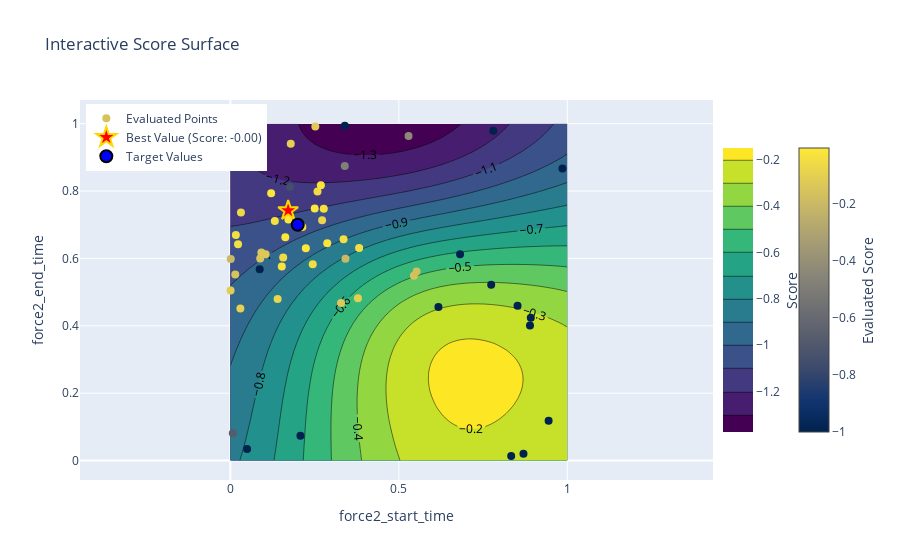
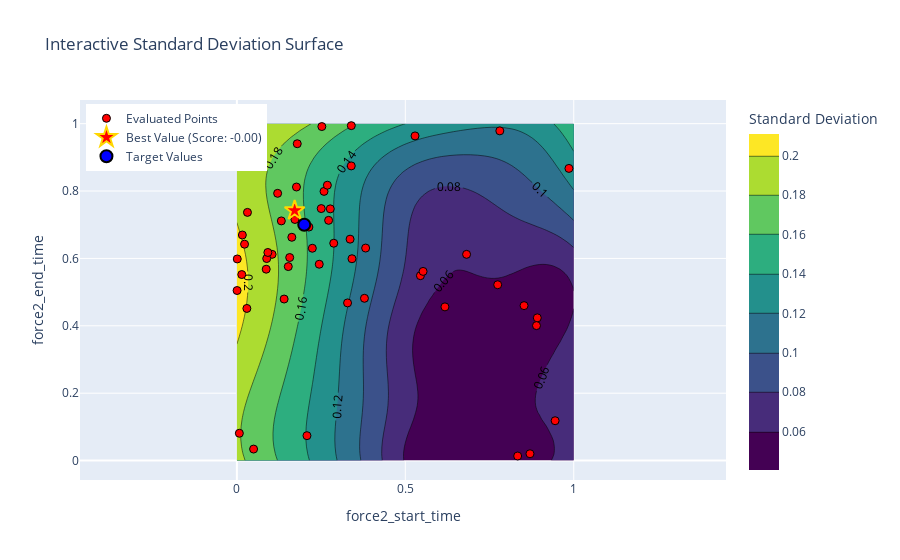

Write notebook code for charts like these, in order.
### Code cell
import numpy as np
import plotly.graph_objects as go
from plotly.offline import iplot

def interactive_score_and_std_surface(optimizer, param_x, param_y, pbounds):
    # Fixed target values for other parameters
    force2_peak_force_target = 0.8
    force2_end_time_target = 0.7
    force2_start_time_target = 0.2
    force2_peak_time_target = 0.5

    # Generate a grid for two parameters
    x_vals = np.linspace(pbounds[param_x][0], pbounds[param_x][1], 50)
    y_vals = np.linspace(pbounds[param_y][0], pbounds[param_y][1], 50)
    scores = np.zeros((len(x_vals), len(y_vals)))
    stds = np.zeros((len(x_vals), len(y_vals)))

    # Populate grid with scores from the GP model
    for i, x in enumerate(x_vals):
        for j, y in enumerate(y_vals):
            curr_score, curr_std = optimizer._gp.predict(
                [[x, y, force2_peak_force_target, force2_end_time_target]], 
                # [[x, force2_peak_time_target, force2_peak_force_target, y]],
                return_std=True
            )
            scores[i, j] = curr_score.item()
            stds[i, j] = curr_std.item()

    # Extract evaluated points from optimizer
    evaluated_x = []
    evaluated_y = []
    evaluated_scores = []
    hover_texts = []

    for res in optimizer.res:
        params = res["params"]
        score = res["target"]

        evaluated_x.append(params[param_x])
        evaluated_y.append(params[param_y])
        evaluated_scores.append(score)

        # Format hover text to include all parameter values and the score
        hover_text = (
            f"<b>Score:</b> {score:.2f}<br>"
            f"<b>force2_start_time:</b> {params['force2_start_time']:.2f}<br>"
            f"<b>force2_peak_time:</b> {params['force2_peak_time']:.2f}<br>"
            f"<b>force2_peak_force:</b> {params['force2_peak_force']:.2f}<br>"
            f"<b>force2_end_time:</b> {params['force2_end_time']:.2f}"
        )
        hover_texts.append(hover_text)

    # Get the best point
    best_params = optimizer.max["params"]
    best_x = best_params[param_x]
    best_y = best_params[param_y]
    best_score = optimizer.max["target"]

    # Interactive score surface plot
    score_fig = go.Figure()

    # Add score surface
    score_fig.add_trace(go.Contour(
        x=x_vals, y=y_vals, z=scores.T,
        colorscale="Viridis",
        colorbar=dict(
            title="Score",
            titleside="right",
            x=1.0,  # Move colorbar slightly right
            len=0.8  # Adjust colorbar length
        ),
        contours=dict(showlabels=True),
        name="Score Surface"
    ))

    # Add evaluated points with hover information
    score_fig.add_trace(go.Scatter(
        x=evaluated_x, y=evaluated_y,
        mode='markers',
        marker=dict(
            size=8,
            color=evaluated_scores,
            colorscale="Cividis",
            showscale=True,
            colorbar=dict(
                title="Evaluated Score",
                titleside="right",
                x=1.12,  # Move evaluated points colorbar further right
                len=0.8  # Adjust colorbar length
            ),
        ),
        text=hover_texts,  # Add detailed hover information
        hoverinfo="text",
        name="Evaluated Points"
    ))

    # Add the best point (star)
    score_fig.add_trace(go.Scatter(
        x=[best_x], y=[best_y],
        mode='markers',
        marker=dict(
            size=15,
            color='red',
            symbol='star',
            line=dict(width=2, color='gold')
        ),
        name=f"Best Value (Score: {best_score:.2f})",
        hoverinfo="skip"  # Skip hover text for the best point
    ))

    # Add the actual target values (circle)
    score_fig.add_trace(go.Scatter(
        x=[force2_start_time_target], y=[force2_peak_time_target],
        mode='markers',
        marker=dict(
            size=12,
            color='blue',
            symbol='circle',
            line=dict(width=2, color='black')
        ),
        name="Target Values",
        text=f"<b>Target</b><br>{param_x}: {force2_start_time_target}<br>{param_y}: {force2_peak_time_target}",
        hoverinfo="text"
    ))

    score_fig.update_layout(
        title="Interactive Score Surface",
        xaxis_title=param_x,
        yaxis_title=param_y,
        xaxis=dict(scaleanchor="y"),
        yaxis=dict(scaleanchor="x"),
        legend=dict(
            yanchor="top",
            y=0.99,
            xanchor="left",
            x=0.01
        ),  # Adjust legend position
        template="plotly"
    )

    iplot(score_fig)


    # Interactive standard deviation surface plot
    std_fig = go.Figure()

    # Add standard deviation surface
    std_fig.add_trace(go.Contour(
        x=x_vals, y=y_vals, z=stds.T,
        colorscale="Viridis",
        colorbar=dict(title="Standard Deviation"),
        contours=dict(showlabels=True),
        name="Standard Deviation Surface"
    ))

    # Add evaluated points
    std_fig.add_trace(go.Scatter(
        x=evaluated_x, y=evaluated_y,
        mode='markers',
        marker=dict(
            size=8,
            color="red",
            symbol="circle",
            line=dict(width=1, color="black")
        ),
        text=hover_texts,  # Reuse hover information with additional parameters
        hoverinfo="text",
        name="Evaluated Points"
    ))
    
    # Add the best point (star)
    std_fig.add_trace(go.Scatter(
        x=[best_x], y=[best_y],
        mode='markers',
        marker=dict(
            size=15,
            color='red',
            symbol='star',
            line=dict(width=2, color='gold')
        ),
        name=f"Best Value (Score: {best_score:.2f})",
        hoverinfo="skip"  # Skip hover text for the best point
    ))

    # Add the actual target values (circle)
    std_fig.add_trace(go.Scatter(
        x=[force2_start_time_target], y=[force2_peak_time_target],
        mode='markers',
        marker=dict(
            size=12,
            color='blue',
            symbol='circle',
            line=dict(width=2, color='black')
        ),
        name="Target Values",
        text=f"<b>Target</b><br>{param_x}: {force2_start_time_target}<br>{param_y}: {force2_peak_time_target}",
        hoverinfo="text"
    ))

    std_fig.update_layout(
        title="Interactive Standard Deviation Surface",
        xaxis_title=param_x,
        yaxis_title=param_y,
        xaxis=dict(scaleanchor="y"),
        yaxis=dict(scaleanchor="x"),
        legend=dict(yanchor="top", y=0.99, xanchor="left", x=0.01),
        template="plotly"
    )

    iplot(std_fig)

    # save the plot
    score_fig.write_html(f"/Users/nathanirniger/Desktop/plots/score_fig_{param_x}_{param_y}.html")

# Example usage:
interactive_score_and_std_surface(optimizer, 'force2_start_time', 'force2_peak_time', pbounds)

### Figure 1 — Plotly figure (JSON) as saved in the notebook; plotly's stock layout.template omitted (floating-point values rounded to 4 significant figures; data arrays with more than 128 entries replaced by an {"elided": "..."} marker saying what was removed)
{"data": [{"colorbar": {"len": 0.8, "title": {"side": "right", "text": "Score"}, "x": 1}, "colorscale": [[0, "#440154"], [0.1111, "#482878"], [0.2222, "#3e4989"], [0.3333, "#31688e"], [0.4444, "#26828e"], [0.5556, "#1f9e89"], [0.6667, "#35b779"], [0.7778, "#6ece58"], [0.8889, "#b5de2b"], [1, "#fde725"]], "contours": {"showlabels": true}, "name": "Score Surface", "type": "contour", "x": [0, 0.02041, 0.04082, 0.06122, 0.08163, 0.102, 0.1224, 0.1429, 0.1633, 0.1837, 0.2041, 0.2245, 0.2449, 0.2653, 0.2857, 0.3061, 0.3265, 0.3469, 0.3673, 0.3878, 0.4082, 0.4286, 0.449, 0.4694, 0.4898, 0.5102, 0.5306, 0.551, 0.5714, 0.5918, 0.6122, 0.6327, 0.6531, 0.6735, 0.6939, 0.7143, 0.7347, 0.7551, 0.7755, 0.7959, 0.8163, 0.8367, 0.8571, 0.8776, 0.898, 0.9184, 0.9388, 0.9592, 0.9796, 1], "y": [0, 0.02041, 0.04082, 0.06122, 0.08163, 0.102, 0.1224, 0.1429, 0.1633, 0.1837, 0.2041, 0.2245, 0.2449, 0.2653, 0.2857, 0.3061, 0.3265, 0.3469, 0.3673, 0.3878, 0.4082, 0.4286, 0.449, 0.4694, 0.4898, 0.5102, 0.5306, 0.551, 0.5714, 0.5918, 0.6122, 0.6327, 0.6531, 0.6735, 0.6939, 0.7143, 0.7347, 0.7551, 0.7755, 0.7959, 0.8163, 0.8367, 0.8571, 0.8776, 0.898, 0.9184, 0.9388, 0.9592, 0.9796, 1], "z": {"elided": "50x50 float values"}}, {"hoverinfo": "text", "marker": {"color": [-0.1596, -1, -0.4363, -1, -1, -1, -1, -1, -1, -1, -0.1731, -0.1044, -1, -0.7463, -0.03396, -0.1263, -0.3574, -1, -0.2047, -0.6753, -0.2089, -0.08455, -0.4863, -0.04461, -1, -0.1616, -0.07941, -0.147, -0.01888, -1, -0.1109, -0.1981, -0.1294, -1, -0.06558, -0.04772, -0.05855, -0.1179, -0.01675, -0.07876, -1, -0.1535, -0.0397, -0.01794, -1, -0.153, -0.135, -0.04659, -0.1007, -0.09772, -0.05484, -0.004058, -0.04142, -0.01169, -0.03943, -0.01024, -0.03745, -0.01874, -0.009807, -0.006129], "colorbar": {"len": 0.8, "title": {"side": "right", "text": "Evaluated Score"}, "x": 1.12}, "colorscale": [[0, "#00224e"], [0.1111, "#123570"], [0.2222, "#3b496c"], [0.3333, "#575d6d"], [0.4444, "#707173"], [0.5556, "#8a8678"], [0.6667, "#a59c74"], [0.7778, "#c3b369"], [0.8889, "#e1cc55"], [1, "#fee838"]], "showscale": true, "size": 8}, "mode": "markers", "name": "Evaluated Points", "text": ["<b>Score:</b> -0.16<br><b>force2_start_time:</b> 0.54<br><b>force2_peak_time:</b> 0.60<br><b>force2_peak_force:</b> 0.72<br><b>force2_end_time:</b> 0.55", "<b>Score:</b> -1.00<br><b>force2_start_time:</b> 0.89<br><b>force2_peak_time:</b> 0.44<br><b>force2_peak_force:</b> 0.65<br><b>force2_end_time:</b> 0.42", "<b>Score:</b> -0.44<br><b>force2_start_time:</b> 0.53<br><b>force2_peak_time:</b> 0.79<br><b>force2_peak_force:</b> 0.38<br><b>force2_end_time:</b> 0.96", "<b>Score:</b> -1.00<br><b>force2_start_time:</b> 0.09<br><b>force2_peak_time:</b> 0.07<br><b>force2_peak_force:</b> 0.93<br><b>force2_end_time:</b> 0.57", "<b>Score:</b> -1.00<br><b>force2_start_time:</b> 0.87<br><b>force2_peak_time:</b> 0.78<br><b>force2_peak_force:</b> 0.83<br><b>force2_end_time:</b> 0.02", "<b>Score:</b> -1.00<br><b>force2_start_time:</b> 0.78<br><b>force2_peak_time:</b> 0.46<br><b>force2_peak_force:</b> 0.80<br><b>force2_end_time:</b> 0.98", "<b>Score:</b> -1.00<br><b>force2_start_time:</b> 0.94<br><b>force2_peak_time:</b> 0.14<br><b>force2_peak_force:</b> 0.64<br><b>force2_end_time:</b> 0.12", "<b>Score:</b> -1.00<br><b>force2_start_time:</b> 0.77<br><b>force2_peak_time:</b> 0.26<br><b>force2_peak_force:</b> 0.41<br><b>force2_end_time:</b> 0.52", "<b>Score:</b> -1.00<br><b>force2_start_time:</b> 0.62<br><b>force2_peak_time:</b> 0.02<br><b>force2_peak_force:</b> 0.57<br><b>force2_end_time:</b> 0.46", "<b>Score:</b> -1.00<br><b>force2_start_time:</b> 0.68<br><b>force2_peak_time:</b> 0.94<br><b>force2_peak_force:</b> 0.62<br><b>force2_end_time:</b> 0.61", "<b>Score:</b> -0.17<br><b>force2_start_time:</b> 0.55<br><b>force2_peak_time:</b> 0.61<br><b>force2_peak_force:</b> 0.67<br><b>force2_end_time:</b> 0.56", "<b>Score:</b> -0.10<br><b>force2_start_time:</b> 0.38<br><b>force2_peak_time:</b> 0.58<br><b>force2_peak_force:</b> 0.67<br><b>force2_end_time:</b> 0.48", "<b>Score:</b> -1.00<br><b>force2_start_time:</b> 0.21<br><b>force2_peak_time:</b> 0.26<br><b>force2_peak_force:</b> 0.37<br><b>force2_end_time:</b> 0.07", "<b>Score:</b> -0.75<br><b>force2_start_time:</b> 0.18<br><b>force2_peak_time:</b> 0.89<br><b>force2_peak_force:</b> 0.04<br><b>force2_end_time:</b> 0.81", "<b>Score:</b> -0.03<br><b>force2_start_time:</b> 0.28<br><b>force2_peak_time:</b> 0.65<br><b>force2_peak_force:</b> 0.73<br><b>force2_end_time:</b> 0.75", "<b>Score:</b> -0.13<br><b>force2_start_time:</b> 0.10<br><b>force2_peak_time:</b> 0.79<br><b>force2_peak_force:</b> 0.96<br><b>force2_end_time:</b> 0.61", "<b>Score:</b> -0.36<br><b>force2_start_time:</b> 0.00<br><b>force2_peak_time:</b> 1.00<br><b>force2_peak_force:</b> 0.84<br><b>force2_end_time:</b> 0.96", "<b>Score:</b> -1.00<br><b>force2_start_time:</b> 0.83<br><b>force2_peak_time:</b> 0.55<br><b>force2_peak_force:</b> 0.84<br><b>force2_end_time:</b> 0.01", "<b>Score:</b> -0.20<br><b>force2_start_time:</b> 0.00<br><b>force2_peak_time:</b> 0.84<br><b>force2_peak_force:</b> 0.59<br><b>force2_end_time:</b> 0.60", "<b>Score:</b> -0.68<br><b>force2_start_time:</b> 0.01<br><b>force2_peak_time:</b> 0.99<br><b>force2_peak_force:</b> 0.92<br><b>force2_end_time:</b> 0.08", "<b>Score:</b> -0.21<br><b>force2_start_time:</b> 0.02<br><b>force2_peak_time:</b> 0.51<br><b>force2_peak_force:</b> 0.47<br><b>force2_end_time:</b> 0.95", "<b>Score:</b> -0.08<br><b>force2_start_time:</b> 0.04<br><b>force2_peak_time:</b> 0.58<br><b>force2_peak_force:</b> 0.89<br><b>force2_end_time:</b> 0.91", "<b>Score:</b> -0.49<br><b>force2_start_time:</b> 0.34<br><b>force2_peak_time:</b> 0.99<br><b>force2_peak_force:</b> 0.36<br><b>force2_end_time:</b> 0.87", "<b>Score:</b> -0.04<br><b>force2_start_time:</b> 0.02<br><b>force2_peak_time:</b> 0.60<br><b>force2_peak_force:</b> 0.77<br><b>force2_end_time:</b> 0.64", "<b>Score:</b> -1.00<br><b>force2_start_time:</b> 0.34<br><b>force2_peak_time:</b> 0.06<br><b>force2_peak_force:</b> 0.01<br><b>force2_end_time:</b> 0.99", "<b>Score:</b> -0.16<br><b>force2_start_time:</b> 0.00<br><b>force2_peak_time:</b> 0.70<br><b>force2_peak_force:</b> 0.61<br><b>force2_end_time:</b> 0.92", "<b>Score:</b> -0.08<br><b>force2_start_time:</b> 0.27<br><b>force2_peak_time:</b> 0.59<br><b>force2_peak_force:</b> 0.54<br><b>force2_end_time:</b> 0.71", "<b>Score:</b> -0.15<br><b>force2_start_time:</b> 0.09<br><b>force2_peak_time:</b> 0.81<br><b>force2_peak_force:</b> 0.97<br><b>force2_end_time:</b> 0.60", "<b>Score:</b> -0.02<br><b>force2_start_time:</b> 0.29<br><b>force2_peak_time:</b> 0.54<br><b>force2_peak_force:</b> 0.88<br><b>force2_end_time:</b> 0.65", "<b>Score:</b> -1.00<br><b>force2_start_time:</b> 0.99<br><b>force2_peak_time:</b> 0.62<br><b>force2_peak_force:</b> 0.36<br><b>force2_end_time:</b> 0.87", "<b>Score:</b> -0.11<br><b>force2_start_time:</b> 0.00<br><b>force2_peak_time:</b> 0.59<br><b>force2_peak_force:</b> 0.96<br><b>force2_end_time:</b> 0.50", "<b>Score:</b> -0.20<br><b>force2_start_time:</b> 0.34<br><b>force2_peak_time:</b> 0.87<br><b>force2_peak_force:</b> 0.62<br><b>force2_end_time:</b> 0.60", "<b>Score:</b> -0.13<br><b>force2_start_time:</b> 0.33<br><b>force2_peak_time:</b> 0.66<br><b>force2_peak_force:</b> 0.98<br><b>force2_end_time:</b> 0.47", "<b>Score:</b> -1.00<br><b>force2_start_time:</b> 0.05<br><b>force2_peak_time:</b> 0.96<br><b>force2_peak_force:</b> 0.02<br><b>force2_end_time:</b> 0.03", "<b>Score:</b> -0.07<br><b>force2_start_time:</b> 0.03<br><b>force2_peak_time:</b> 0.51<br><b>force2_peak_force:</b> 0.99<br><b>force2_end_time:</b> 0.74", "<b>Score:</b> -0.05<br><b>force2_start_time:</b> 0.24<br><b>force2_peak_time:</b> 0.67<br><b>force2_peak_force:</b> 0.74<br><b>force2_end_time:</b> 0.58", "<b>Score:</b> -0.06<br><b>force2_start_time:</b> 0.26<br><b>force2_peak_time:</b> 0.63<br><b>force2_peak_force:</b> 0.97<br><b>force2_end_time:</b> 0.80", "<b>Score:</b> -0.12<br><b>force2_start_time:</b> 0.25<br><b>force2_peak_time:</b> 0.58<br><b>force2_peak_force:</b> 0.65<br><b>force2_end_time:</b> 0.99", "<b>Score:</b> -0.02<br><b>force2_start_time:</b> 0.12<br><b>force2_peak_time:</b> 0.50<br><b>force2_peak_force:</b> 0.76<br><b>force2_end_time:</b> 0.79", "<b>Score:</b> -0.08<br><b>force2_start_time:</b> 0.14<br><b>force2_peak_time:</b> 0.36<br><b>force2_peak_force:</b> 0.71<br><b>force2_end_time:</b> 0.48", "<b>Score:</b> -1.00<br><b>force2_start_time:</b> 0.89<br><b>force2_peak_time:</b> 0.21<br><b>force2_peak_force:</b> 0.00<br><b>force2_end_time:</b> 0.40", "<b>Score:</b> -0.15<br><b>force2_start_time:</b> 0.01<br><b>force2_peak_time:</b> 0.44<br><b>force2_peak_force:</b> 0.49<br><b>force2_end_time:</b> 0.55", "<b>Score:</b> -0.04<br><b>force2_start_time:</b> 0.34<br><b>force2_peak_time:</b> 0.45<br><b>force2_peak_force:</b> 0.67<br><b>force2_end_time:</b> 0.66", "<b>Score:</b> -0.02<br><b>force2_start_time:</b> 0.15<br><b>force2_peak_time:</b> 0.51<br><b>force2_peak_force:</b> 0.81<br><b>force2_end_time:</b> 0.58", "<b>Score:</b> -1.00<br><b>force2_start_time:</b> 0.85<br><b>force2_peak_time:</b> 0.50<br><b>force2_peak_force:</b> 0.57<br><b>force2_end_time:</b> 0.46", "<b>Score:</b> -0.15<br><b>force2_start_time:</b> 0.01<br><b>force2_peak_time:</b> 0.36<br><b>force2_peak_force:</b> 0.71<br><b>force2_end_time:</b> 1.00", "<b>Score:</b> -0.13<br><b>force2_start_time:</b> 0.09<br><b>force2_peak_time:</b> 0.81<br><b>force2_peak_force:</b> 0.95<br><b>force2_end_time:</b> 0.62", "<b>Score:</b> -0.05<br><b>force2_start_time:</b> 0.02<br><b>force2_peak_time:</b> 0.43<br><b>force2_peak_force:</b> 0.71<br><b>force2_end_time:</b> 0.67", "<b>Score:</b> -0.10<br><b>force2_start_time:</b> 0.03<br><b>force2_peak_time:</b> 0.51<br><b>force2_peak_force:</b> 0.70<br><b>force2_end_time:</b> 0.45", "<b>Score:</b> -0.10<br><b>force2_start_time:</b> 0.18<br><b>force2_peak_time:</b> 0.49<br><b>force2_peak_force:</b> 1.00<br><b>force2_end_time:</b> 0.94", "<b>Score:</b> -0.05<br><b>force2_start_time:</b> 0.16<br><b>force2_peak_time:</b> 0.45<br><b>force2_peak_force:</b> 0.60<br><b>force2_end_time:</b> 0.60", "<b>Score:</b> -0.00<br><b>force2_start_time:</b> 0.17<br><b>force2_peak_time:</b> 0.51<br><b>force2_peak_force:</b> 0.84<br><b>force2_end_time:</b> 0.74", "<b>Score:</b> -0.04<br><b>force2_start_time:</b> 0.38<br><b>force2_peak_time:</b> 0.56<br><b>force2_peak_force:</b> 0.79<br><b>force2_end_time:</b> 0.63", "<b>Score:</b> -0.01<br><b>force2_start_time:</b> 0.22<br><b>force2_peak_time:</b> 0.43<br><b>force2_peak_force:</b> 0.76<br><b>force2_end_time:</b> 0.63", "<b>Score:</b> -0.04<br><b>force2_start_time:</b> 0.21<br><b>force2_peak_time:</b> 0.48<br><b>force2_peak_force:</b> 1.00<br><b>force2_end_time:</b> 0.69", "<b>Score:</b> -0.01<br><b>force2_start_time:</b> 0.16<br><b>force2_peak_time:</b> 0.55<br><b>force2_peak_force:</b> 0.73<br><b>force2_end_time:</b> 0.66", "<b>Score:</b> -0.04<br><b>force2_start_time:</b> 0.13<br><b>force2_peak_time:</b> 0.61<br><b>force2_peak_force:</b> 0.94<br><b>force2_end_time:</b> 0.71", "<b>Score:</b> -0.02<br><b>force2_start_time:</b> 0.27<br><b>force2_peak_time:</b> 0.51<br><b>force2_peak_force:</b> 0.79<br><b>force2_end_time:</b> 0.82", "<b>Score:</b> -0.01<br><b>force2_start_time:</b> 0.17<br><b>force2_peak_time:</b> 0.44<br><b>force2_peak_force:</b> 0.73<br><b>force2_end_time:</b> 0.72", "<b>Score:</b> -0.01<br><b>force2_start_time:</b> 0.25<br><b>force2_peak_time:</b> 0.54<br><b>force2_peak_force:</b> 0.81<br><b>force2_end_time:</b> 0.75"], "type": "scatter", "x": [0.5449, 0.8918, 0.5289, 0.08713, 0.87, 0.7805, 0.9447, 0.7742, 0.6176, 0.6818, 0.5528, 0.3787, 0.2081, 0.1769, 0.2773, 0.1046, 0.00324, 0.8335, 0.001155, 0.0074, 0.01993, 0.03669, 0.3396, 0.0228, 0.3397, 0.002808, 0.2724, 0.0886, 0.2876, 0.9857, 0.00062, 0.3417, 0.3286, 0.04967, 0.03146, 0.2445, 0.2587, 0.2522, 0.121, 0.1403, 0.8894, 0.01457, 0.3361, 0.1527, 0.8524, 0.01098, 0.09201, 0.01631, 0.02969, 0.1792, 0.1568, 0.1716, 0.3822, 0.224, 0.2138, 0.1632, 0.132, 0.2687, 0.1724, 0.2504], "y": [0.5488, 0.4237, 0.9637, 0.568, 0.02022, 0.9786, 0.1183, 0.5218, 0.4562, 0.6121, 0.5614, 0.4816, 0.0739, 0.812, 0.7471, 0.6121, 0.9609, 0.01355, 0.5985, 0.08105, 0.9547, 0.9095, 0.8746, 0.6423, 0.9941, 0.9171, 0.713, 0.5997, 0.6451, 0.8672, 0.5047, 0.5991, 0.468, 0.03411, 0.7367, 0.5827, 0.799, 0.9914, 0.7932, 0.4794, 0.4006, 0.5521, 0.6572, 0.5758, 0.4599, 0.999, 0.6177, 0.6695, 0.4515, 0.9405, 0.6027, 0.7422, 0.6308, 0.6302, 0.6931, 0.6628, 0.7113, 0.8174, 0.7156, 0.748]}, {"hoverinfo": "skip", "marker": {"color": "red", "line": {"color": "gold", "width": 2}, "size": 15, "symbol": "star"}, "mode": "markers", "name": "Best Value (Score: -0.00)", "type": "scatter", "x": [0.1716], "y": [0.7422]}, {"hoverinfo": "text", "marker": {"color": "blue", "line": {"color": "black", "width": 2}, "size": 12, "symbol": "circle"}, "mode": "markers", "name": "Target Values", "text": "<b>Target</b><br>force2_start_time: 0.2<br>force2_end_time: 0.5", "type": "scatter", "x": [0.2], "y": [0.7]}], "layout": {"legend": {"x": 0.01, "xanchor": "left", "y": 0.99, "yanchor": "top"}, "title": {"text": "Interactive Score Surface"}, "xaxis": {"scaleanchor": "y", "title": {"text": "force2_start_time"}}, "yaxis": {"scaleanchor": "x", "title": {"text": "force2_end_time"}}}}

### Figure 2 — Plotly figure (JSON) as saved in the notebook; plotly's stock layout.template omitted (floating-point values rounded to 4 significant figures; data arrays with more than 128 entries replaced by an {"elided": "..."} marker saying what was removed)
{"data": [{"colorbar": {"title": {"text": "Standard Deviation"}}, "colorscale": [[0, "#440154"], [0.1111, "#482878"], [0.2222, "#3e4989"], [0.3333, "#31688e"], [0.4444, "#26828e"], [0.5556, "#1f9e89"], [0.6667, "#35b779"], [0.7778, "#6ece58"], [0.8889, "#b5de2b"], [1, "#fde725"]], "contours": {"showlabels": true}, "name": "Standard Deviation Surface", "type": "contour", "x": [0, 0.02041, 0.04082, 0.06122, 0.08163, 0.102, 0.1224, 0.1429, 0.1633, 0.1837, 0.2041, 0.2245, 0.2449, 0.2653, 0.2857, 0.3061, 0.3265, 0.3469, 0.3673, 0.3878, 0.4082, 0.4286, 0.449, 0.4694, 0.4898, 0.5102, 0.5306, 0.551, 0.5714, 0.5918, 0.6122, 0.6327, 0.6531, 0.6735, 0.6939, 0.7143, 0.7347, 0.7551, 0.7755, 0.7959, 0.8163, 0.8367, 0.8571, 0.8776, 0.898, 0.9184, 0.9388, 0.9592, 0.9796, 1], "y": [0, 0.02041, 0.04082, 0.06122, 0.08163, 0.102, 0.1224, 0.1429, 0.1633, 0.1837, 0.2041, 0.2245, 0.2449, 0.2653, 0.2857, 0.3061, 0.3265, 0.3469, 0.3673, 0.3878, 0.4082, 0.4286, 0.449, 0.4694, 0.4898, 0.5102, 0.5306, 0.551, 0.5714, 0.5918, 0.6122, 0.6327, 0.6531, 0.6735, 0.6939, 0.7143, 0.7347, 0.7551, 0.7755, 0.7959, 0.8163, 0.8367, 0.8571, 0.8776, 0.898, 0.9184, 0.9388, 0.9592, 0.9796, 1], "z": {"elided": "50x50 float values"}}, {"hoverinfo": "text", "marker": {"color": "red", "line": {"color": "black", "width": 1}, "size": 8, "symbol": "circle"}, "mode": "markers", "name": "Evaluated Points", "text": ["<b>Score:</b> -0.16<br><b>force2_start_time:</b> 0.54<br><b>force2_peak_time:</b> 0.60<br><b>force2_peak_force:</b> 0.72<br><b>force2_end_time:</b> 0.55", "<b>Score:</b> -1.00<br><b>force2_start_time:</b> 0.89<br><b>force2_peak_time:</b> 0.44<br><b>force2_peak_force:</b> 0.65<br><b>force2_end_time:</b> 0.42", "<b>Score:</b> -0.44<br><b>force2_start_time:</b> 0.53<br><b>force2_peak_time:</b> 0.79<br><b>force2_peak_force:</b> 0.38<br><b>force2_end_time:</b> 0.96", "<b>Score:</b> -1.00<br><b>force2_start_time:</b> 0.09<br><b>force2_peak_time:</b> 0.07<br><b>force2_peak_force:</b> 0.93<br><b>force2_end_time:</b> 0.57", "<b>Score:</b> -1.00<br><b>force2_start_time:</b> 0.87<br><b>force2_peak_time:</b> 0.78<br><b>force2_peak_force:</b> 0.83<br><b>force2_end_time:</b> 0.02", "<b>Score:</b> -1.00<br><b>force2_start_time:</b> 0.78<br><b>force2_peak_time:</b> 0.46<br><b>force2_peak_force:</b> 0.80<br><b>force2_end_time:</b> 0.98", "<b>Score:</b> -1.00<br><b>force2_start_time:</b> 0.94<br><b>force2_peak_time:</b> 0.14<br><b>force2_peak_force:</b> 0.64<br><b>force2_end_time:</b> 0.12", "<b>Score:</b> -1.00<br><b>force2_start_time:</b> 0.77<br><b>force2_peak_time:</b> 0.26<br><b>force2_peak_force:</b> 0.41<br><b>force2_end_time:</b> 0.52", "<b>Score:</b> -1.00<br><b>force2_start_time:</b> 0.62<br><b>force2_peak_time:</b> 0.02<br><b>force2_peak_force:</b> 0.57<br><b>force2_end_time:</b> 0.46", "<b>Score:</b> -1.00<br><b>force2_start_time:</b> 0.68<br><b>force2_peak_time:</b> 0.94<br><b>force2_peak_force:</b> 0.62<br><b>force2_end_time:</b> 0.61", "<b>Score:</b> -0.17<br><b>force2_start_time:</b> 0.55<br><b>force2_peak_time:</b> 0.61<br><b>force2_peak_force:</b> 0.67<br><b>force2_end_time:</b> 0.56", "<b>Score:</b> -0.10<br><b>force2_start_time:</b> 0.38<br><b>force2_peak_time:</b> 0.58<br><b>force2_peak_force:</b> 0.67<br><b>force2_end_time:</b> 0.48", "<b>Score:</b> -1.00<br><b>force2_start_time:</b> 0.21<br><b>force2_peak_time:</b> 0.26<br><b>force2_peak_force:</b> 0.37<br><b>force2_end_time:</b> 0.07", "<b>Score:</b> -0.75<br><b>force2_start_time:</b> 0.18<br><b>force2_peak_time:</b> 0.89<br><b>force2_peak_force:</b> 0.04<br><b>force2_end_time:</b> 0.81", "<b>Score:</b> -0.03<br><b>force2_start_time:</b> 0.28<br><b>force2_peak_time:</b> 0.65<br><b>force2_peak_force:</b> 0.73<br><b>force2_end_time:</b> 0.75", "<b>Score:</b> -0.13<br><b>force2_start_time:</b> 0.10<br><b>force2_peak_time:</b> 0.79<br><b>force2_peak_force:</b> 0.96<br><b>force2_end_time:</b> 0.61", "<b>Score:</b> -0.36<br><b>force2_start_time:</b> 0.00<br><b>force2_peak_time:</b> 1.00<br><b>force2_peak_force:</b> 0.84<br><b>force2_end_time:</b> 0.96", "<b>Score:</b> -1.00<br><b>force2_start_time:</b> 0.83<br><b>force2_peak_time:</b> 0.55<br><b>force2_peak_force:</b> 0.84<br><b>force2_end_time:</b> 0.01", "<b>Score:</b> -0.20<br><b>force2_start_time:</b> 0.00<br><b>force2_peak_time:</b> 0.84<br><b>force2_peak_force:</b> 0.59<br><b>force2_end_time:</b> 0.60", "<b>Score:</b> -0.68<br><b>force2_start_time:</b> 0.01<br><b>force2_peak_time:</b> 0.99<br><b>force2_peak_force:</b> 0.92<br><b>force2_end_time:</b> 0.08", "<b>Score:</b> -0.21<br><b>force2_start_time:</b> 0.02<br><b>force2_peak_time:</b> 0.51<br><b>force2_peak_force:</b> 0.47<br><b>force2_end_time:</b> 0.95", "<b>Score:</b> -0.08<br><b>force2_start_time:</b> 0.04<br><b>force2_peak_time:</b> 0.58<br><b>force2_peak_force:</b> 0.89<br><b>force2_end_time:</b> 0.91", "<b>Score:</b> -0.49<br><b>force2_start_time:</b> 0.34<br><b>force2_peak_time:</b> 0.99<br><b>force2_peak_force:</b> 0.36<br><b>force2_end_time:</b> 0.87", "<b>Score:</b> -0.04<br><b>force2_start_time:</b> 0.02<br><b>force2_peak_time:</b> 0.60<br><b>force2_peak_force:</b> 0.77<br><b>force2_end_time:</b> 0.64", "<b>Score:</b> -1.00<br><b>force2_start_time:</b> 0.34<br><b>force2_peak_time:</b> 0.06<br><b>force2_peak_force:</b> 0.01<br><b>force2_end_time:</b> 0.99", "<b>Score:</b> -0.16<br><b>force2_start_time:</b> 0.00<br><b>force2_peak_time:</b> 0.70<br><b>force2_peak_force:</b> 0.61<br><b>force2_end_time:</b> 0.92", "<b>Score:</b> -0.08<br><b>force2_start_time:</b> 0.27<br><b>force2_peak_time:</b> 0.59<br><b>force2_peak_force:</b> 0.54<br><b>force2_end_time:</b> 0.71", "<b>Score:</b> -0.15<br><b>force2_start_time:</b> 0.09<br><b>force2_peak_time:</b> 0.81<br><b>force2_peak_force:</b> 0.97<br><b>force2_end_time:</b> 0.60", "<b>Score:</b> -0.02<br><b>force2_start_time:</b> 0.29<br><b>force2_peak_time:</b> 0.54<br><b>force2_peak_force:</b> 0.88<br><b>force2_end_time:</b> 0.65", "<b>Score:</b> -1.00<br><b>force2_start_time:</b> 0.99<br><b>force2_peak_time:</b> 0.62<br><b>force2_peak_force:</b> 0.36<br><b>force2_end_time:</b> 0.87", "<b>Score:</b> -0.11<br><b>force2_start_time:</b> 0.00<br><b>force2_peak_time:</b> 0.59<br><b>force2_peak_force:</b> 0.96<br><b>force2_end_time:</b> 0.50", "<b>Score:</b> -0.20<br><b>force2_start_time:</b> 0.34<br><b>force2_peak_time:</b> 0.87<br><b>force2_peak_force:</b> 0.62<br><b>force2_end_time:</b> 0.60", "<b>Score:</b> -0.13<br><b>force2_start_time:</b> 0.33<br><b>force2_peak_time:</b> 0.66<br><b>force2_peak_force:</b> 0.98<br><b>force2_end_time:</b> 0.47", "<b>Score:</b> -1.00<br><b>force2_start_time:</b> 0.05<br><b>force2_peak_time:</b> 0.96<br><b>force2_peak_force:</b> 0.02<br><b>force2_end_time:</b> 0.03", "<b>Score:</b> -0.07<br><b>force2_start_time:</b> 0.03<br><b>force2_peak_time:</b> 0.51<br><b>force2_peak_force:</b> 0.99<br><b>force2_end_time:</b> 0.74", "<b>Score:</b> -0.05<br><b>force2_start_time:</b> 0.24<br><b>force2_peak_time:</b> 0.67<br><b>force2_peak_force:</b> 0.74<br><b>force2_end_time:</b> 0.58", "<b>Score:</b> -0.06<br><b>force2_start_time:</b> 0.26<br><b>force2_peak_time:</b> 0.63<br><b>force2_peak_force:</b> 0.97<br><b>force2_end_time:</b> 0.80", "<b>Score:</b> -0.12<br><b>force2_start_time:</b> 0.25<br><b>force2_peak_time:</b> 0.58<br><b>force2_peak_force:</b> 0.65<br><b>force2_end_time:</b> 0.99", "<b>Score:</b> -0.02<br><b>force2_start_time:</b> 0.12<br><b>force2_peak_time:</b> 0.50<br><b>force2_peak_force:</b> 0.76<br><b>force2_end_time:</b> 0.79", "<b>Score:</b> -0.08<br><b>force2_start_time:</b> 0.14<br><b>force2_peak_time:</b> 0.36<br><b>force2_peak_force:</b> 0.71<br><b>force2_end_time:</b> 0.48", "<b>Score:</b> -1.00<br><b>force2_start_time:</b> 0.89<br><b>force2_peak_time:</b> 0.21<br><b>force2_peak_force:</b> 0.00<br><b>force2_end_time:</b> 0.40", "<b>Score:</b> -0.15<br><b>force2_start_time:</b> 0.01<br><b>force2_peak_time:</b> 0.44<br><b>force2_peak_force:</b> 0.49<br><b>force2_end_time:</b> 0.55", "<b>Score:</b> -0.04<br><b>force2_start_time:</b> 0.34<br><b>force2_peak_time:</b> 0.45<br><b>force2_peak_force:</b> 0.67<br><b>force2_end_time:</b> 0.66", "<b>Score:</b> -0.02<br><b>force2_start_time:</b> 0.15<br><b>force2_peak_time:</b> 0.51<br><b>force2_peak_force:</b> 0.81<br><b>force2_end_time:</b> 0.58", "<b>Score:</b> -1.00<br><b>force2_start_time:</b> 0.85<br><b>force2_peak_time:</b> 0.50<br><b>force2_peak_force:</b> 0.57<br><b>force2_end_time:</b> 0.46", "<b>Score:</b> -0.15<br><b>force2_start_time:</b> 0.01<br><b>force2_peak_time:</b> 0.36<br><b>force2_peak_force:</b> 0.71<br><b>force2_end_time:</b> 1.00", "<b>Score:</b> -0.13<br><b>force2_start_time:</b> 0.09<br><b>force2_peak_time:</b> 0.81<br><b>force2_peak_force:</b> 0.95<br><b>force2_end_time:</b> 0.62", "<b>Score:</b> -0.05<br><b>force2_start_time:</b> 0.02<br><b>force2_peak_time:</b> 0.43<br><b>force2_peak_force:</b> 0.71<br><b>force2_end_time:</b> 0.67", "<b>Score:</b> -0.10<br><b>force2_start_time:</b> 0.03<br><b>force2_peak_time:</b> 0.51<br><b>force2_peak_force:</b> 0.70<br><b>force2_end_time:</b> 0.45", "<b>Score:</b> -0.10<br><b>force2_start_time:</b> 0.18<br><b>force2_peak_time:</b> 0.49<br><b>force2_peak_force:</b> 1.00<br><b>force2_end_time:</b> 0.94", "<b>Score:</b> -0.05<br><b>force2_start_time:</b> 0.16<br><b>force2_peak_time:</b> 0.45<br><b>force2_peak_force:</b> 0.60<br><b>force2_end_time:</b> 0.60", "<b>Score:</b> -0.00<br><b>force2_start_time:</b> 0.17<br><b>force2_peak_time:</b> 0.51<br><b>force2_peak_force:</b> 0.84<br><b>force2_end_time:</b> 0.74", "<b>Score:</b> -0.04<br><b>force2_start_time:</b> 0.38<br><b>force2_peak_time:</b> 0.56<br><b>force2_peak_force:</b> 0.79<br><b>force2_end_time:</b> 0.63", "<b>Score:</b> -0.01<br><b>force2_start_time:</b> 0.22<br><b>force2_peak_time:</b> 0.43<br><b>force2_peak_force:</b> 0.76<br><b>force2_end_time:</b> 0.63", "<b>Score:</b> -0.04<br><b>force2_start_time:</b> 0.21<br><b>force2_peak_time:</b> 0.48<br><b>force2_peak_force:</b> 1.00<br><b>force2_end_time:</b> 0.69", "<b>Score:</b> -0.01<br><b>force2_start_time:</b> 0.16<br><b>force2_peak_time:</b> 0.55<br><b>force2_peak_force:</b> 0.73<br><b>force2_end_time:</b> 0.66", "<b>Score:</b> -0.04<br><b>force2_start_time:</b> 0.13<br><b>force2_peak_time:</b> 0.61<br><b>force2_peak_force:</b> 0.94<br><b>force2_end_time:</b> 0.71", "<b>Score:</b> -0.02<br><b>force2_start_time:</b> 0.27<br><b>force2_peak_time:</b> 0.51<br><b>force2_peak_force:</b> 0.79<br><b>force2_end_time:</b> 0.82", "<b>Score:</b> -0.01<br><b>force2_start_time:</b> 0.17<br><b>force2_peak_time:</b> 0.44<br><b>force2_peak_force:</b> 0.73<br><b>force2_end_time:</b> 0.72", "<b>Score:</b> -0.01<br><b>force2_start_time:</b> 0.25<br><b>force2_peak_time:</b> 0.54<br><b>force2_peak_force:</b> 0.81<br><b>force2_end_time:</b> 0.75"], "type": "scatter", "x": [0.5449, 0.8918, 0.5289, 0.08713, 0.87, 0.7805, 0.9447, 0.7742, 0.6176, 0.6818, 0.5528, 0.3787, 0.2081, 0.1769, 0.2773, 0.1046, 0.00324, 0.8335, 0.001155, 0.0074, 0.01993, 0.03669, 0.3396, 0.0228, 0.3397, 0.002808, 0.2724, 0.0886, 0.2876, 0.9857, 0.00062, 0.3417, 0.3286, 0.04967, 0.03146, 0.2445, 0.2587, 0.2522, 0.121, 0.1403, 0.8894, 0.01457, 0.3361, 0.1527, 0.8524, 0.01098, 0.09201, 0.01631, 0.02969, 0.1792, 0.1568, 0.1716, 0.3822, 0.224, 0.2138, 0.1632, 0.132, 0.2687, 0.1724, 0.2504], "y": [0.5488, 0.4237, 0.9637, 0.568, 0.02022, 0.9786, 0.1183, 0.5218, 0.4562, 0.6121, 0.5614, 0.4816, 0.0739, 0.812, 0.7471, 0.6121, 0.9609, 0.01355, 0.5985, 0.08105, 0.9547, 0.9095, 0.8746, 0.6423, 0.9941, 0.9171, 0.713, 0.5997, 0.6451, 0.8672, 0.5047, 0.5991, 0.468, 0.03411, 0.7367, 0.5827, 0.799, 0.9914, 0.7932, 0.4794, 0.4006, 0.5521, 0.6572, 0.5758, 0.4599, 0.999, 0.6177, 0.6695, 0.4515, 0.9405, 0.6027, 0.7422, 0.6308, 0.6302, 0.6931, 0.6628, 0.7113, 0.8174, 0.7156, 0.748]}, {"hoverinfo": "skip", "marker": {"color": "red", "line": {"color": "gold", "width": 2}, "size": 15, "symbol": "star"}, "mode": "markers", "name": "Best Value (Score: -0.00)", "type": "scatter", "x": [0.1716], "y": [0.7422]}, {"hoverinfo": "text", "marker": {"color": "blue", "line": {"color": "black", "width": 2}, "size": 12, "symbol": "circle"}, "mode": "markers", "name": "Target Values", "text": "<b>Target</b><br>force2_start_time: 0.2<br>force2_end_time: 0.5", "type": "scatter", "x": [0.2], "y": [0.7]}], "layout": {"legend": {"x": 0.01, "xanchor": "left", "y": 0.99, "yanchor": "top"}, "title": {"text": "Interactive Standard Deviation Surface"}, "xaxis": {"scaleanchor": "y", "title": {"text": "force2_start_time"}}, "yaxis": {"scaleanchor": "x", "title": {"text": "force2_end_time"}}}}
